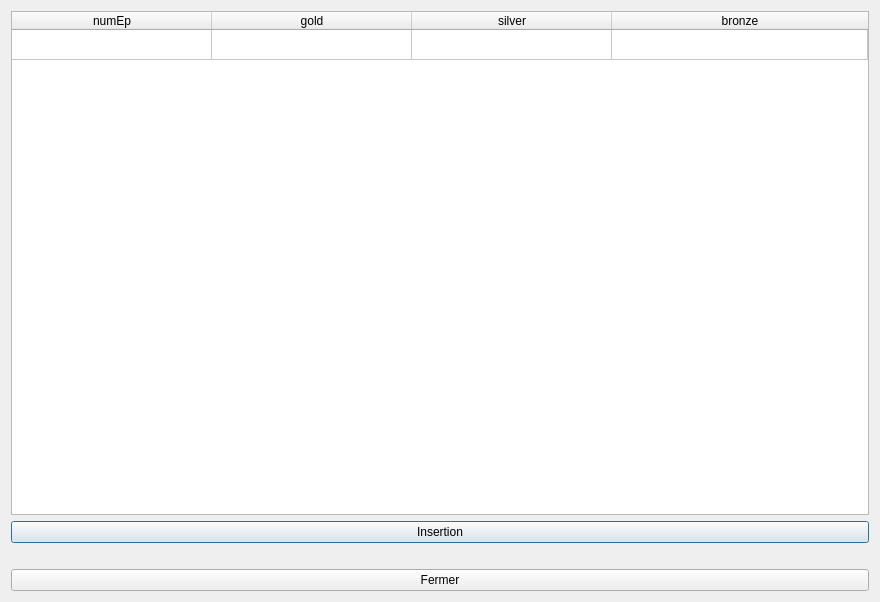
<?xml version="1.0" encoding="UTF-8"?>
<ui version="4.0">
 <class>fct_mod_2</class>
 <widget class="QDialog" name="fct_mod_2">
  <property name="geometry">
   <rect>
    <x>0</x>
    <y>0</y>
    <width>880</width>
    <height>602</height>
   </rect>
  </property>
  <property name="windowTitle">
   <string>Insérer des résultats d'une épreuve</string>
  </property>
  <layout class="QVBoxLayout" name="verticalLayout">
   <item>
    <widget class="QTableWidget" name="table_fct_mod_2">
     <property name="selectionMode">
      <enum>QAbstractItemView::SingleSelection</enum>
     </property>
     <attribute name="horizontalHeaderMinimumSectionSize">
      <number>50</number>
     </attribute>
     <attribute name="horizontalHeaderDefaultSectionSize">
      <number>200</number>
     </attribute>
     <attribute name="horizontalHeaderStretchLastSection">
      <bool>true</bool>
     </attribute>
     <attribute name="verticalHeaderVisible">
      <bool>false</bool>
     </attribute>
     <row>
      <property name="text">
       <string>1</string>
      </property>
     </row>
     <column>
      <property name="text">
       <string>numEp</string>
      </property>
     </column>
     <column>
      <property name="text">
       <string>gold</string>
      </property>
     </column>
     <column>
      <property name="text">
       <string>silver</string>
      </property>
     </column>
     <column>
      <property name="text">
       <string>bronze</string>
      </property>
     </column>
     <item row="0" column="0">
      <property name="text">
       <string/>
      </property>
     </item>
    </widget>
   </item>
   <item>
    <widget class="QPushButton" name="btn_insert_mod_2">
     <property name="text">
      <string>Insertion</string>
     </property>
    </widget>
   </item>
   <item>
    <widget class="QLabel" name="label_fct_mod_2">
     <property name="text">
      <string/>
     </property>
     <property name="alignment">
      <set>Qt::AlignCenter</set>
     </property>
    </widget>
   </item>
   <item>
    <widget class="QPushButton" name="pushButton">
     <property name="text">
      <string>Fermer</string>
     </property>
    </widget>
   </item>
  </layout>
 </widget>
 <resources/>
 <connections>
  <connection>
   <sender>btn_insert_mod_2</sender>
   <signal>clicked()</signal>
   <receiver>fct_mod_2</receiver>
   <slot>insert_mod_2()</slot>
   <hints>
    <hint type="sourcelabel">
     <x>749</x>
     <y>530</y>
    </hint>
    <hint type="destinationlabel">
     <x>758</x>
     <y>562</y>
    </hint>
   </hints>
  </connection>
  <connection>
   <sender>pushButton</sender>
   <signal>clicked()</signal>
   <receiver>fct_mod_2</receiver>
   <slot>close()</slot>
   <hints>
    <hint type="sourcelabel">
     <x>491</x>
     <y>577</y>
    </hint>
    <hint type="destinationlabel">
     <x>506</x>
     <y>598</y>
    </hint>
   </hints>
  </connection>
 </connections>
 <slots>
  <slot>insert_mod_2()</slot>
 </slots>
</ui>
